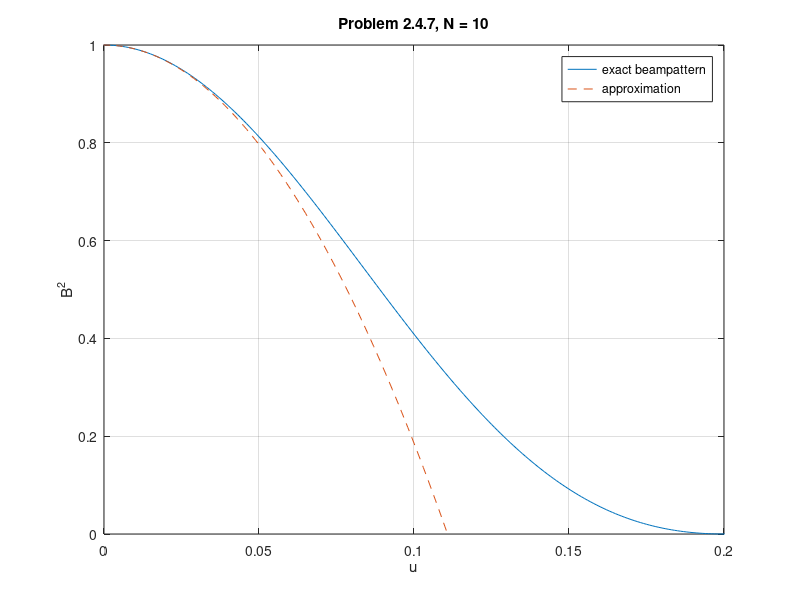
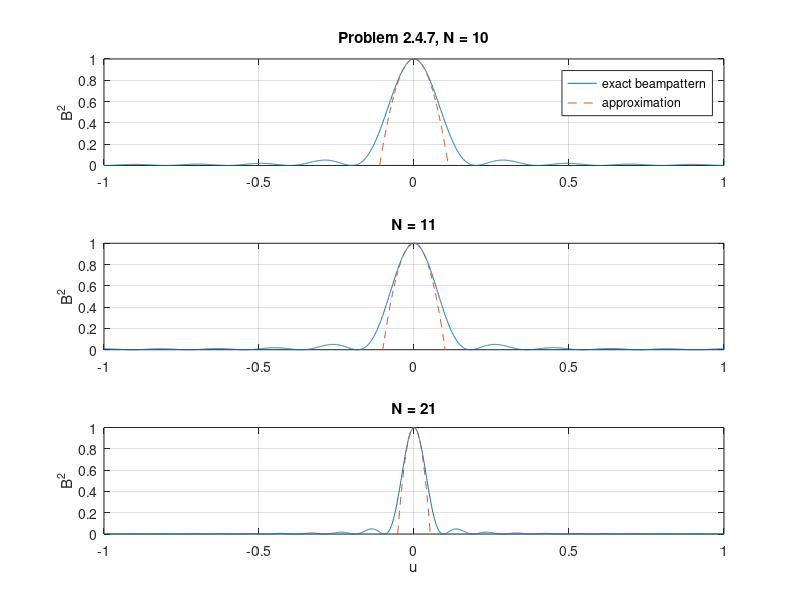

These charts were generated, in order, by the following MATLAB code:
%%%%%%%%%%%%%%%%%%%%%%%%%%%%%%%%
% Problem 2.4.7
% Xin Zhang
% Last updated 2/11/99
%%%%%%%%%%%%%%%%%%%%%%%%%%%%%%%%

clear all;
close all;

l = 1;
for N = 2:30

n = (-(N-1)/2:(N-1)/2).';
u = (-1:0.001:1);
vv = exp(j*n*pi*u);
w = 1/N*[ones(N,1)];
B = w'*vv;
B = abs(B).^2;

%Taylor Approximation
if N == 10 | N == 11 | N == 21
   B2 = 1-1/12*(N^2-1)*pi*pi*(u.^2);
   if N == 10
      figure;
      plot(u,B,'-',u,B2,'--')
 	   grid on
 	   ylabel('B^2')
      xlabel('u')
      legend('exact beampattern','approximation')
      title(['Problem 2.4.7, N = ',num2str(N)])
      axis([0 0.2 0 1])
      figure;
   end
   subplot(3,1,l);
   plot(u,B,'-',u,B2,'--')
   l = l+1;
   grid on
   ylabel('B^2')
   if N == 21
      xlabel('u')
   end
   title(['N = ',num2str(N)])
   if N == 10
      title(['Problem 2.4.7, N = ',num2str(N)])
      legend('exact beampattern','approximation')
   end
   axis([-1 1 0 1])
end

% Find HPBW
u = [0:0.0001:0.2];
vv = exp(j*n*pi*u);
Bs = w'*vv;
Bs = abs(Bs).^2-0.5;
Bs2 = 0.5-1/12*(N^2-1)*pi*pi*(u.^2);
[y,I] = min(abs(Bs));
umin = u(I);
HPBW_u = 2*umin;
x(N-1) = umin*N*pi/2;
Bmin = y;
[y,I] = min(abs(Bs2));
umin = u(I);
HPBW_u = 2*umin;
x2(N-1) = umin*N*pi/2;
Bmin = y;

end
N = (2:1:30);
%N,exact N*pi*d*u/lambda,Taylor approximation 
[N.' x.' x2.']
